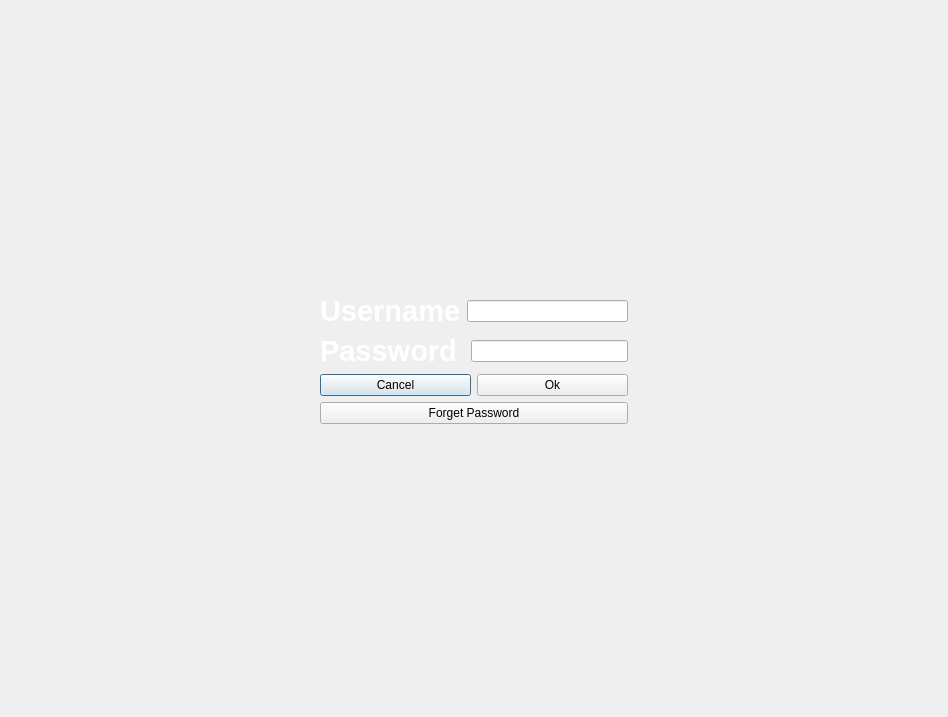
<?xml version="1.0" encoding="UTF-8"?>
<ui version="4.0">
 <class>LoginWindow</class>
 <widget class="QDialog" name="LoginWindow">
  <property name="geometry">
   <rect>
    <x>0</x>
    <y>0</y>
    <width>948</width>
    <height>717</height>
   </rect>
  </property>
  <property name="windowTitle">
   <string>Dialog</string>
  </property>
  <property name="styleSheet">
   <string notr="true">QDialog {
    background-image: url(:/dailogs-images/images/16810-music-energy-bulb-musician-concert-3840x2160.jpg);
    background-repeat: no-repeat;
    background-position: center; 
    background-size: cover;  
 
}</string>
  </property>
  <layout class="QGridLayout" name="gridLayout">
   <item row="1" column="0">
    <spacer name="horizontalSpacer">
     <property name="orientation">
      <enum>Qt::Orientation::Horizontal</enum>
     </property>
     <property name="sizeHint" stdset="0">
      <size>
       <width>40</width>
       <height>20</height>
      </size>
     </property>
    </spacer>
   </item>
   <item row="1" column="1">
    <layout class="QVBoxLayout" name="verticalLayout_2">
     <item>
      <layout class="QVBoxLayout" name="verticalLayout">
       <item>
        <layout class="QHBoxLayout" name="horizontalLayout_2">
         <item>
          <widget class="QLabel" name="label_username">
           <property name="text">
            <string>&lt;html&gt;&lt;head/&gt;&lt;body&gt;&lt;p&gt;&lt;span style=&quot; font-size:22pt; font-weight:700; color:#ffffff;&quot;&gt;Username&lt;/span&gt;&lt;/p&gt;&lt;/body&gt;&lt;/html&gt;</string>
           </property>
          </widget>
         </item>
         <item>
          <widget class="QLineEdit" name="lineEdit_username"/>
         </item>
        </layout>
       </item>
       <item>
        <layout class="QHBoxLayout" name="horizontalLayout_3">
         <item>
          <widget class="QLabel" name="label_password">
           <property name="text">
            <string>&lt;html&gt;&lt;head/&gt;&lt;body&gt;&lt;p&gt;&lt;span style=&quot; font-size:22pt; font-weight:700; color:#ffffff;&quot;&gt;Password &lt;/span&gt;&lt;/p&gt;&lt;/body&gt;&lt;/html&gt;</string>
           </property>
          </widget>
         </item>
         <item>
          <widget class="QLineEdit" name="lineEdit_password"/>
         </item>
        </layout>
       </item>
      </layout>
     </item>
     <item>
      <layout class="QHBoxLayout" name="horizontalLayout">
       <item>
        <widget class="QPushButton" name="pushButton_cancel">
         <property name="text">
          <string>Cancel</string>
         </property>
        </widget>
       </item>
       <item>
        <widget class="QPushButton" name="pushButton_ok">
         <property name="text">
          <string>Ok</string>
         </property>
        </widget>
       </item>
      </layout>
     </item>
     <item>
      <widget class="QPushButton" name="pushButton_forgetpassword">
       <property name="text">
        <string>Forget Password</string>
       </property>
      </widget>
     </item>
    </layout>
   </item>
   <item row="2" column="1">
    <spacer name="verticalSpacer">
     <property name="orientation">
      <enum>Qt::Orientation::Vertical</enum>
     </property>
     <property name="sizeHint" stdset="0">
      <size>
       <width>20</width>
       <height>40</height>
      </size>
     </property>
    </spacer>
   </item>
   <item row="0" column="1">
    <spacer name="verticalSpacer_2">
     <property name="orientation">
      <enum>Qt::Orientation::Vertical</enum>
     </property>
     <property name="sizeHint" stdset="0">
      <size>
       <width>20</width>
       <height>40</height>
      </size>
     </property>
    </spacer>
   </item>
   <item row="1" column="2">
    <spacer name="horizontalSpacer_2">
     <property name="orientation">
      <enum>Qt::Orientation::Horizontal</enum>
     </property>
     <property name="sizeHint" stdset="0">
      <size>
       <width>40</width>
       <height>20</height>
      </size>
     </property>
    </spacer>
   </item>
  </layout>
 </widget>
 <resources/>
 <connections/>
</ui>
